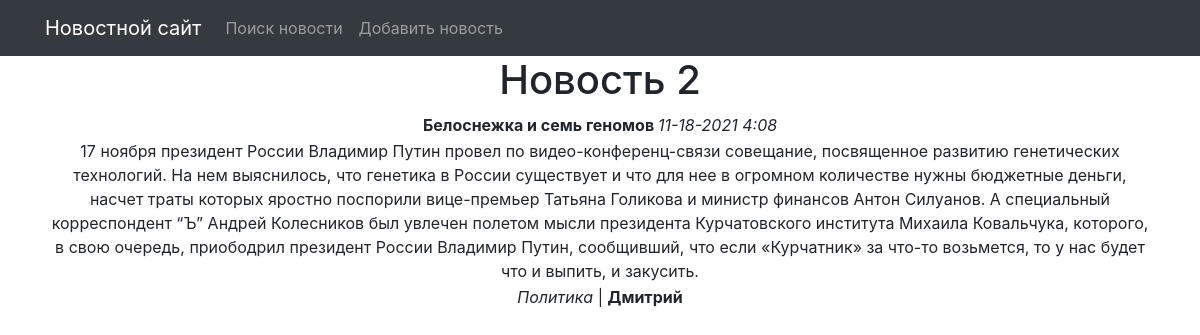
Screenshot of /news/2/ with the database file from the repository.
### newsapp/models.py (models this page shows, shortened)
class News(models.Model):
    news_author = models.ForeignKey(Author, on_delete=models.CASCADE)
    news_create_time = models.DateTimeField(auto_now_add=True)
    news_text = models.TextField(default="None")
    name = models.CharField( max_length=100, unique=True)
    category = models.ForeignKey(
        to='Category',
        on_delete=models.CASCADE,
        related_name='all_news',
    )

class Category(models.Model):
    name = models.CharField(max_length=100, unique=True)

class Author(models.Model):
    author_user = models.OneToOneField(User, on_delete = models.CASCADE)
    author_rate = models.IntegerField(default=0)

### newsapp/views.py (the view)
# urls.py: path('<int:pk>/', NewsDetailView.as_view(), name='news_detail'),  # Ссылка на просмотр новости №
class NewsDetailView(DetailView):
    template_name = 'news_detail.html'
    queryset = News.objects.all()

### newsapp/templatetags/custom_filters.py (called while the page is built)
@register.filter(name='cenzor')
def censor(value):
    for word in censor_list:
        value = value.replace(word, '***') # замены слова на ***
    return value

### templates/news_detail.html (shortened to what this page needs)
{% extends 'flatpages/default.html' %}
{% load custom_filters %}
{% block content %}
<h1>Новость  {{ news.id }}</h1>
    <table>
        <tr>
            <td>
                <b> {{ news.name|cenzor }} </b>
                <i>{{ news.news_create_time|date:'m-d-Y g:i'  }}</i>
            </td>
        </tr>
        <tr>
            <td>
                {{ news.news_text|cenzor }}
            </td>
        </tr>
        <tr>
            <td>
                <p>
                    <i>{{ news.category.name }}</i>  |
                    <b>{{ news.news_author.author_user.username }}</b>
                </p>
            </td>
        </tr>
    </table>
{% endblock content %}

### rows the page displays
News: id "2", name|cenzor "Белоснежка и семь геномов", news_create_time "11-18-2021 4:08", news_text|cenzor "17 ноября президент России Владимир Путин провел по видео-конференц-связи совещание, посвященное развитию генетических технологий. На нем выяснилось, что генетика в России существует и что для нее в огромном количестве нужны бюджетные деньги, насчет траты которых яростно поспорили вице-премьер Татьяна Голикова и министр финансов Антон Силуанов. А специальный корреспондент “Ъ” Андрей Колесников был увлечен полетом мысли президента Курчатовского института Михаила Ковальчука, которого, в свою очередь, приободрил президент России Владимир Путин, сообщивший, что если «Курчатник» за что-то возьмется, то у нас будет что и выпить, и закусить.", category.name "Политика", news_author.author_user.username "Дмитрий"
